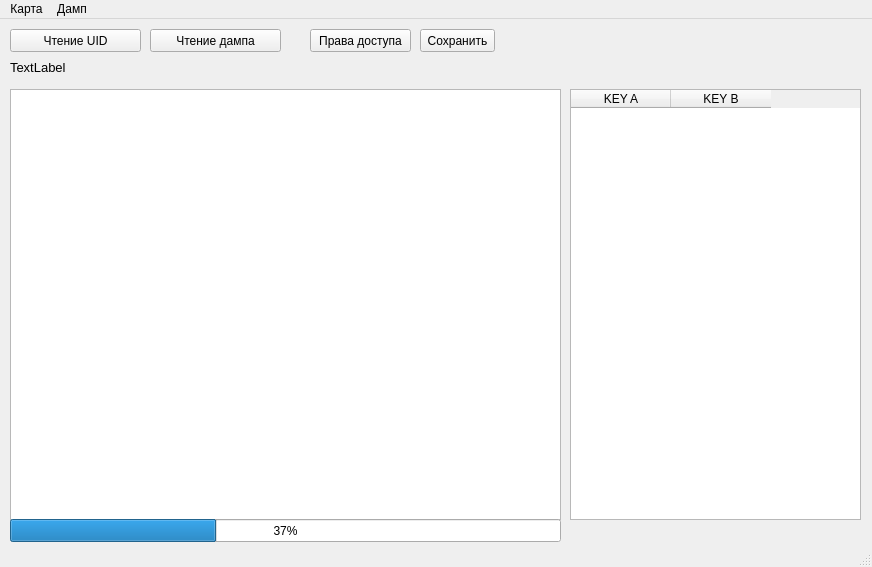
<?xml version="1.0" encoding="UTF-8"?>
<ui version="4.0">
 <class>MainWindow</class>
 <widget class="QMainWindow" name="MainWindow">
  <property name="geometry">
   <rect>
    <x>0</x>
    <y>0</y>
    <width>872</width>
    <height>567</height>
   </rect>
  </property>
  <property name="windowTitle">
   <string>MainWindow</string>
  </property>
  <widget class="QWidget" name="centralwidget">
   <widget class="QPushButton" name="pushButton">
    <property name="geometry">
     <rect>
      <x>10</x>
      <y>10</y>
      <width>131</width>
      <height>23</height>
     </rect>
    </property>
    <property name="text">
     <string>Чтение UID</string>
    </property>
   </widget>
   <widget class="QLabel" name="label">
    <property name="geometry">
     <rect>
      <x>10</x>
      <y>40</y>
      <width>331</width>
      <height>16</height>
     </rect>
    </property>
    <property name="font">
     <font>
      <pointsize>10</pointsize>
     </font>
    </property>
    <property name="text">
     <string>TextLabel</string>
    </property>
   </widget>
   <widget class="QTextEdit" name="textEdit">
    <property name="geometry">
     <rect>
      <x>10</x>
      <y>70</y>
      <width>551</width>
      <height>431</height>
     </rect>
    </property>
    <property name="html">
     <string>&lt;!DOCTYPE HTML PUBLIC &quot;-//W3C//DTD HTML 4.0//EN&quot; &quot;http://www.w3.org/TR/REC-html40/strict.dtd&quot;&gt;
&lt;html&gt;&lt;head&gt;&lt;meta name=&quot;qrichtext&quot; content=&quot;1&quot; /&gt;&lt;style type=&quot;text/css&quot;&gt;
p, li { white-space: pre-wrap; }
&lt;/style&gt;&lt;/head&gt;&lt;body style=&quot; font-family:'MS Shell Dlg 2'; font-size:8.25pt; font-weight:400; font-style:normal;&quot;&gt;
&lt;p style=&quot;-qt-paragraph-type:empty; margin-top:0px; margin-bottom:0px; margin-left:0px; margin-right:0px; -qt-block-indent:0; text-indent:0px;&quot;&gt;&lt;br /&gt;&lt;/p&gt;&lt;/body&gt;&lt;/html&gt;</string>
    </property>
   </widget>
   <widget class="QPushButton" name="pushButton_2">
    <property name="geometry">
     <rect>
      <x>150</x>
      <y>10</y>
      <width>131</width>
      <height>23</height>
     </rect>
    </property>
    <property name="text">
     <string>Чтение дампа</string>
    </property>
   </widget>
   <widget class="QProgressBar" name="progressBar">
    <property name="geometry">
     <rect>
      <x>10</x>
      <y>500</y>
      <width>551</width>
      <height>23</height>
     </rect>
    </property>
    <property name="maximum">
     <number>64</number>
    </property>
    <property name="value">
     <number>24</number>
    </property>
   </widget>
   <widget class="QTableWidget" name="keyTable">
    <property name="geometry">
     <rect>
      <x>570</x>
      <y>70</y>
      <width>291</width>
      <height>431</height>
     </rect>
    </property>
    <column>
     <property name="text">
      <string>KEY A</string>
     </property>
    </column>
    <column>
     <property name="text">
      <string>KEY B</string>
     </property>
    </column>
   </widget>
   <widget class="QPushButton" name="pushButton_3">
    <property name="geometry">
     <rect>
      <x>310</x>
      <y>10</y>
      <width>101</width>
      <height>23</height>
     </rect>
    </property>
    <property name="text">
     <string>Права доступа</string>
    </property>
   </widget>
   <widget class="QPushButton" name="pushButton_4">
    <property name="geometry">
     <rect>
      <x>420</x>
      <y>10</y>
      <width>75</width>
      <height>23</height>
     </rect>
    </property>
    <property name="text">
     <string>Сохранить</string>
    </property>
   </widget>
  </widget>
  <widget class="QMenuBar" name="menubar">
   <property name="geometry">
    <rect>
     <x>0</x>
     <y>0</y>
     <width>872</width>
     <height>21</height>
    </rect>
   </property>
   <widget class="QMenu" name="menu">
    <property name="title">
     <string>Карта</string>
    </property>
    <addaction name="action_readUID"/>
    <addaction name="action_readMemory"/>
    <addaction name="action_writeMemory"/>
   </widget>
   <widget class="QMenu" name="menu_2">
    <property name="title">
     <string>Дамп</string>
    </property>
    <addaction name="action_saveDump"/>
    <addaction name="action_readDump"/>
    <addaction name="action_editDump"/>
   </widget>
   <addaction name="menu"/>
   <addaction name="menu_2"/>
  </widget>
  <widget class="QStatusBar" name="statusbar"/>
  <action name="action_saveDump">
   <property name="text">
    <string>Сохранить в файл...</string>
   </property>
  </action>
  <action name="action_readDump">
   <property name="text">
    <string>Загрузить из файла...</string>
   </property>
  </action>
  <action name="action_readUID">
   <property name="text">
    <string>Прочитать UID</string>
   </property>
  </action>
  <action name="action_readMemory">
   <property name="text">
    <string>Считать содержимое памяти</string>
   </property>
  </action>
  <action name="action_writeMemory">
   <property name="text">
    <string>Записать...</string>
   </property>
  </action>
  <action name="action_editDump">
   <property name="text">
    <string>Редактировать...</string>
   </property>
  </action>
 </widget>
 <resources/>
 <connections/>
</ui>
